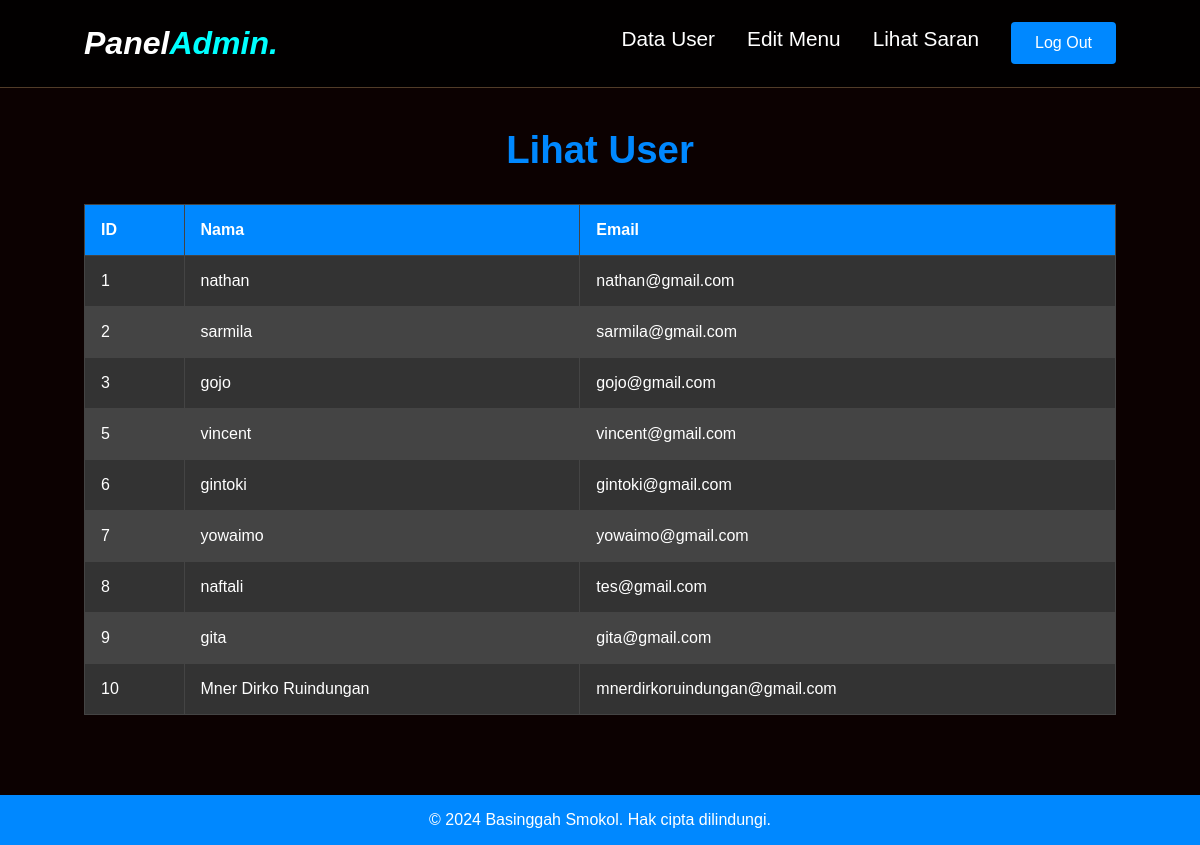
Before: /data_user.php (signed in) with the older database file.
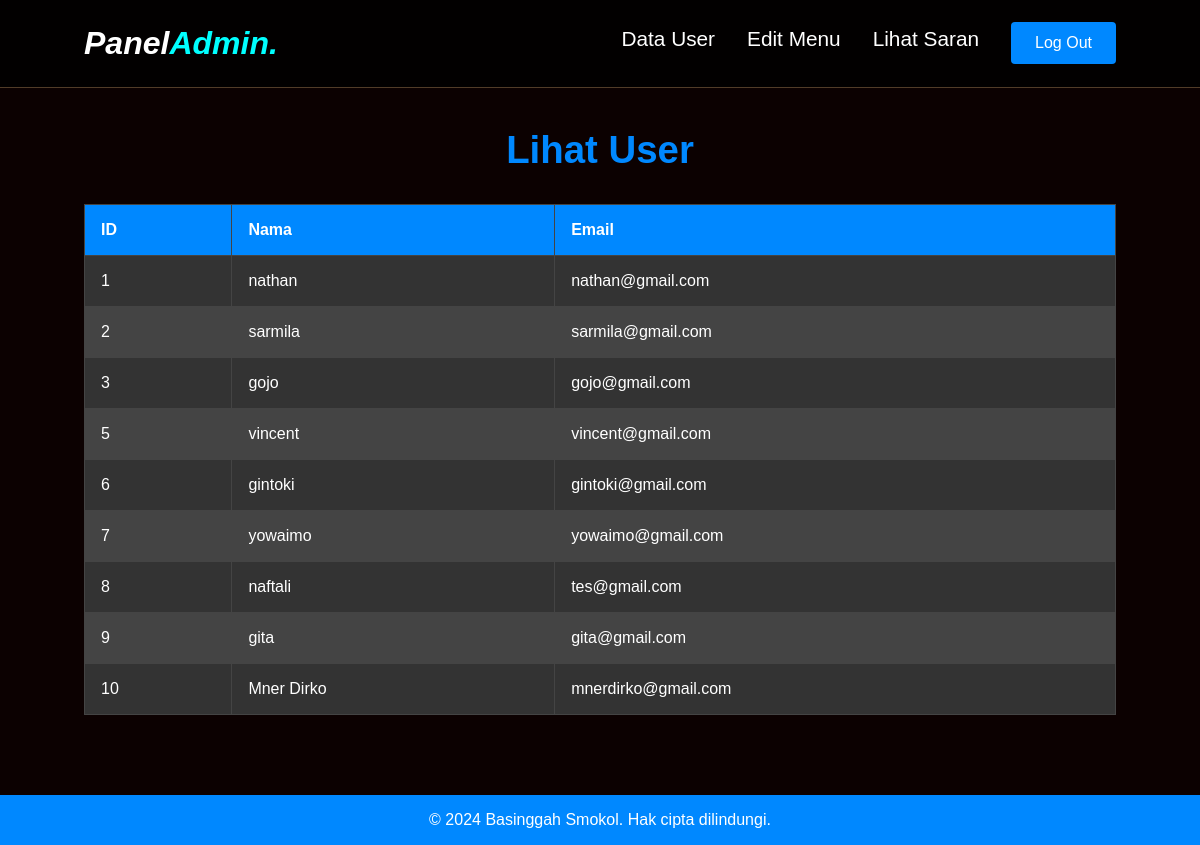
After: the same page with the newer database file.
### tables this page shows
CREATE TABLE `users` (
  `id_user` int(11) NOT NULL,
  `nama` varchar(255) DEFAULT NULL,
  `email` varchar(255) NOT NULL,
  `password` varchar(255) NOT NULL
);

### data_user.php (the view, shortened to what this page needs)
<?php
include 'koneksi.php';
$users = $conn->query("SELECT * FROM users");
?>
<!DOCTYPE html>
<html lang="id">
<head>
  <link rel="stylesheet" href="css/admin.css">
</head>
<body>
<header class="admin-header">
  <div class="admin-logo">Panel<span>Admin.</span></div>
  <nav class="navbar">
    <div class="navbar-nav">
      <a href="data_user.php">Data User</a>
      <a href="edit_menu.php">Edit Menu</a>
      <a href="lihat_saran.php">Lihat Saran</a>
    </div>
  </nav>
  <a href="logout_admin.php" class="btn logout">Log Out</a>
</header>
<main class="admin-panel">
  <section id="view-users" class="admin-section">
    <h2>Lihat User</h2>
    <table class="admin-table">
      <thead>
        <tr>
          <th>ID</th>
          <th>Nama</th>
          <th>Email</th>
        </tr>
      </thead>
      <tbody>
        <?php while ($row = $users->fetch_assoc()): ?>
        <tr>
          <td><?php echo $row['id_user']; ?></td>
          <td><?php echo $row['nama']; ?></td>
          <td><?php echo $row['email']; ?></td>
        </tr>
        <?php endwhile; ?>
      </tbody>
    </table>
  </section>
</main>
<footer>
  <p>&copy; 2024 Basinggah Smokol. Hak cipta dilindungi.</p>
</footer>
</body>
</html>

Changed rows visible on the page:
changed users id 10: nama "Mner Dirko Ruindungan" → "Mner Dirko"; email "mnerdirkoruindungan@gmail.com" → "mnerdirko@gmail.com"
